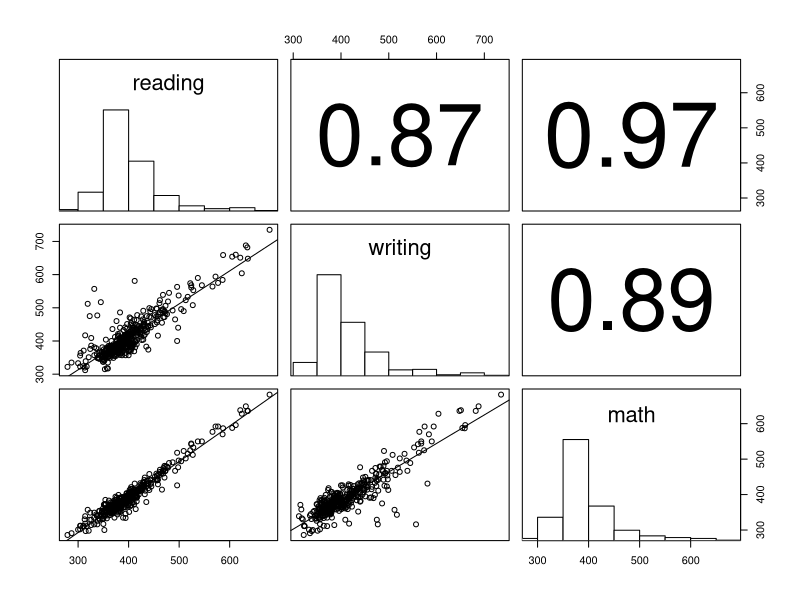
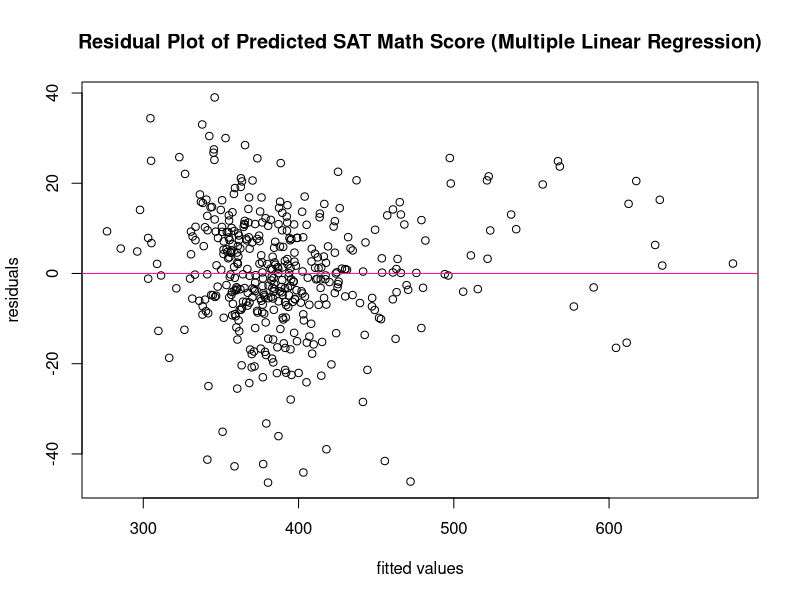
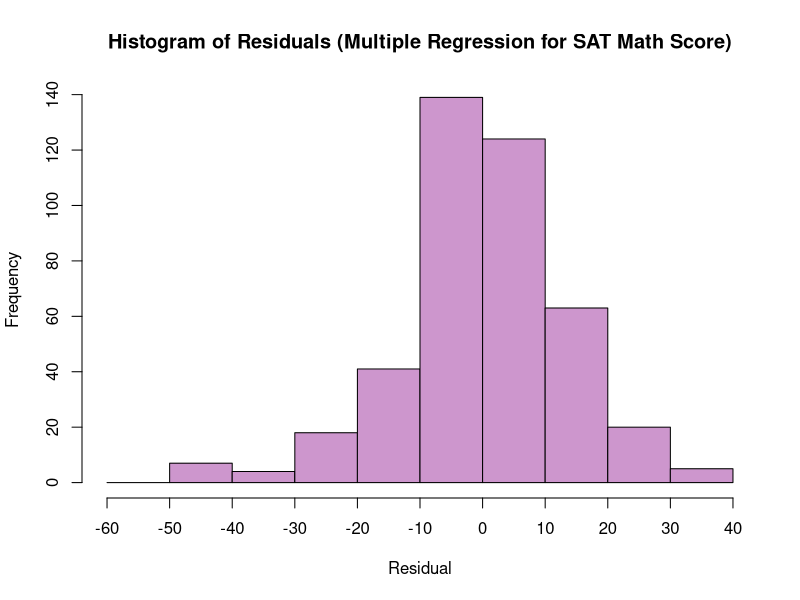

These figures' R source, in order:
# Shruti Alavala
# Final Project
# CS 555

setwd(dirname(rstudioapi::getActiveDocumentContext()$path))
getwd()

# Read in data
sat_data_orig<-read.csv("2012_SAT_Results_Original.csv")
head(sat_data_orig)
nrow(sat_data_orig)

colnames(sat_data_orig) <- c("dnb", "name", "num.testers", "reading", "writing", "math")
head(sat_data_orig)

# DATA CLEANING

# remove rows with s as value

sat_data <- subset(sat_data_orig, 
                   (num.testers != "s" & reading != "s" & writing != "s" & math != "s"), 
                   select = c("dnb", "name", "num.testers", "reading", "writing", "math"))

nrow(sat_data)

# convert to numerical value column

sapply(sat_data, class)

i <- c("num.testers", "reading", "writing", "math")
sat_data[, i] <- apply(sat_data[, i], 2, function(x) as.numeric(x))

sapply(sat_data, class)

# check that avg score ranges from 200 to 800

summary(sat_data)

# save cleaned data to csv
write.csv(sat_data, "cleaned_sat_data.csv", row.names = FALSE)

# multiple linear regression analysis

# scatterplot and correlation

sat_data_numerical <- sat_data[, c("reading","writing","math")]

panel.cor <- function(x, y, digits=2, prefix="", cex.cor, ...) {
  usr <- par("usr")
  on.exit(par(usr))
  par(usr = c(0, 1, 0, 1))
  r <- abs(cor(x, y, use="complete.obs"))
  txt <- format(c(r, 0.123456789), digits=digits)[1]
  txt <- paste(prefix, txt, sep="")
  if(missing(cex.cor)) cex.cor <- 0.8/strwidth(txt)
  text(0.5, 0.5, txt, cex = cex.cor * (1 + r) / 2)
}

panel.hist <- function(x, ...) {
  usr <- par("usr")
  on.exit(par(usr))
  par(usr = c(usr[1:2], 0, 1.5) )
  h <- hist(x, plot = FALSE)
  breaks <- h$breaks
  nB <- length(breaks)
  y <- h$counts
  y <- y/max(y)
  rect(breaks[-nB], 0, breaks[-1], y, col="white", ...)
}

panel.lm <- function (x, y, col = par("col"), bg = NA, pch = par("pch"),
                      cex = 1, col.smooth = "black", ...) {
  points(x, y, pch = pch, col = col, bg = bg, cex = cex)
  abline(stats::lm(y ~ x), col = col.smooth, ...)
}

pairs(sat_data_numerical,upper.panel=panel.cor, diag.panel=panel.hist, lower.panel=panel.lm)

# linear regression

attach(sat_data)

m <-lm(math~reading+writing)
m
summary(m)

confint(m, level =.95) 

#Assessing fit/Regression Diagnostics
#Residual plots - checking constant variance and linearity
plot(fitted(m),resid(m), axes=TRUE, frame.plot=TRUE,
     main = "Residual Plot of Predicted SAT Math Score (Multiple Linear Regression)",
     xlab = "fitted values", ylab="residuals")
abline(h=0, col = 'deeppink')

#Checking Normality of residuals
hist(resid(m),
     main = "Histogram of Residuals (Multiple Regression for SAT Math Score)",
     xlab = "Residual",
     breaks = seq(-60,40,10),
     xaxt = "n",
     col = "plum3")
axis(side = 1, seq(-60,40,10), labels = TRUE)
